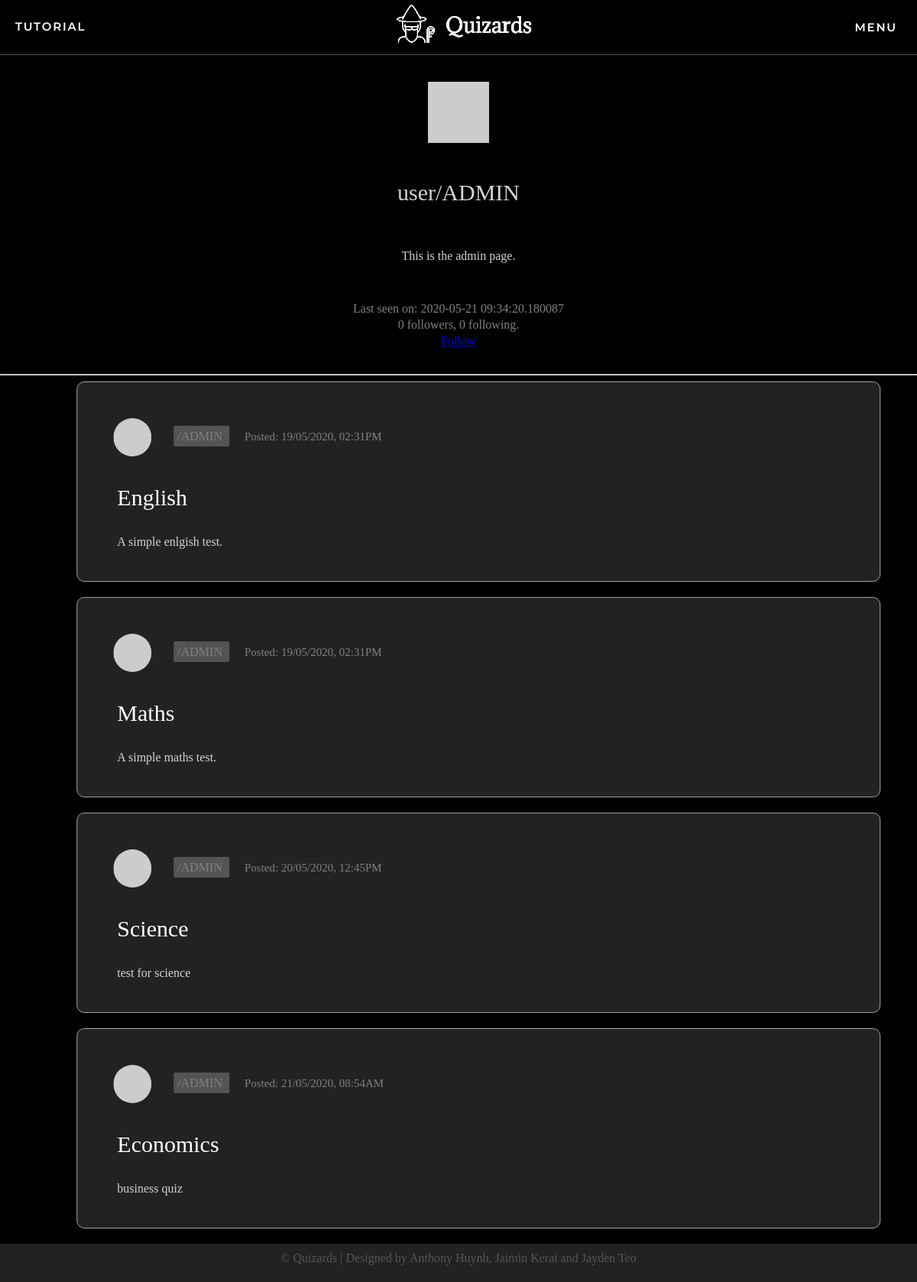
Page /user/ADMIN (signed in) on the committed database.
### app/models.py (models this page shows, shortened)
class User(UserMixin, db.Model):
    id = db.Column(db.Integer, primary_key=True)
    username = db.Column(db.String(64), index=True, unique=True)
    email = db.Column(db.String(120), index=True, unique=True)
    password_hash = db.Column(db.String(128))
    posts = db.relationship('Post', backref='author', lazy='dynamic')
    authorOf = db.relationship('Quizzes', backref='author', lazy='dynamic')
    admin = db.Column(db.Boolean, unique=False, default=False)
    marksOf = db.relationship('quizMarks', backref='markOf', lazy='dynamic')
    longanswers = db.relationship('LongAnswers', backref='user', lazy='dynamic')
    def avatar(self, size):
        digest = md5(self.email.lower().encode('utf-8')).hexdigest()
        return 'https://www.gravatar.com/avatar/{}?d=identicon&s={}'.format(
            digest, size)
    about_me = db.Column(db.String(140))
    last_seen = db.Column(db.DateTime, default=datetime.utcnow)
    followed = db.relationship(
        'User', secondary=followers,
        primaryjoin=(followers.c.follower_id == id),
        secondaryjoin=(followers.c.followed_id == id),
        backref=db.backref('followers', lazy='dynamic'), lazy='dynamic')
    def is_following(self, user):
        return self.followed.filter(
            followers.c.followed_id == user.id).count() > 0

class Quizzes(db.Model):
    id = db.Column(db.Integer, primary_key=True, autoincrement=True, unique=True)
    name = db.Column(db.String(64))
    description = db.Column(db.String(255))
    questions = db.relationship('Questions', backref='Quizzes', lazy='dynamic')
    mcquestion = db.relationship('multiChoice', backref='MCQuizzes', lazy='dynamic')
    longquestions = db.relationship('LongQuestions', backref='LongQuizzes', lazy='dynamic')
    author_id = db.Column(db.Integer, db.ForeignKey('user.id'))
    pub_date = db.Column(db.DateTime, index=True, default=datetime.utcnow)
    quizMarks = db.relationship('quizMarks', backref='quizMarks', lazy='dynamic')

### app/routes.py (the view)
@app.route('/user/<username>')
@login_required
def user(username):
    user = User.query.filter_by(username=username).first_or_404()
    page = request.args.get('page', 1, type=int)
    posts = user.posts.order_by(Post.timestamp.desc()).paginate(
        page, app.config['POSTS_PER_PAGE'], False)
    quizzes = user.authorOf.paginate(page)
    next_url = url_for('user', username=user.username, page=posts.next_num) \
        if posts.has_next else None
    prev_url = url_for('user', username=user.username, page=posts.prev_num) \
        if posts.has_prev else None
    return render_template('user.html', user=user, posts=posts.items,
                           next_url=next_url, prev_url=prev_url, quizzes=quizzes.items)

### app/models.py (called while the page is built)
@login.user_loader
def load_user(id):
    return User.query.get(int(id))

### app/routes.py (called while the page is built)
@app.before_request
def before_request():
    if current_user.is_authenticated:
        g.user = load_user(current_user.id)
        current_user.last_seen = datetime.utcnow()
        db.session.commit()

### app/templates/user.html (shortened to what this page needs)
{% extends "base.html" %}
{% block content %}
    <table class= "profile-table" width="100%">
        <tr>
            <td width="100%" style="text-align: center;"><img src="{{ user.avatar(128) }}" class="profile-avatar"></td>
        </tr>
        <tr>
            <td style="text-align: center;">
                <p class="username">user/{{ user.username }}</p>
            </td>
        </tr>
        <tr>
            <td>
                {% if user.about_me %}<p class="about-me">{{ user.about_me }}</p>{% endif %}
            </td>
        </tr>
        <tr>
            <td>
                {% if user.last_seen %}<p>Last seen on: {{ user.last_seen }}</p>{% endif %}
                <p>{{ user.followers.count() }} followers, {{ user.followed.count() }} following.</p>
                {% if user == current_user %}
                <p><a href="{{ url_for('edit_profile') }}">Edit your profile</a></p>
                {% elif not current_user.is_following(user) %}
                <p><a href="{{ url_for('follow', username=user.username) }}">Follow</a></p>
                {% else %}
                <p><a href="{{ url_for('unfollow', username=user.username) }}">Unfollow</a></p>
                {% endif %}
            </td>
        </tr>
    </table>
    <hr>
    {% for quiz in quizzes %}
        {% include 'quizdisplay.html' %}
    {% endfor %}
{% endblock %}

### app/templates/quizdisplay.html (shortened to what this page needs)
<div class="row" onclick="location.href='{{ url_for('quizform', quizid=quiz.id,  quizname=quiz.name) }}';" style="cursor:pointer;">
        <table>
            <tr>
                <td colspan=100%;><img src="{{ quiz.author.avatar(36) }}" class="profile-pic">
                    <a href="{{ url_for('user', username=quiz.author.username) }}" class = "author">
                        /{{ quiz.author.username }}
                    </a><span class="date">Posted: {{ quiz.pub_date.strftime('%d/%m/%Y, %I:%M%p') }}</span>
                </td>
            </tr>
                        <td colspan=5><a href="{{ url_for('quizform', quizid=quiz.id, quizname=quiz.name) }}" class="quiz-name">
                            {{ quiz.name }} </a></td>
            <tr>
                <td colspan=5, class="desc">{{ quiz.description }}
                </td>
            </tr>
        </table>
</div>

### app/static/css/styles.css (style rules this page uses)
body { margin: 0; padding: 0; height: 100vh; font-family: Verdana; background-color: black; color: rgb(215, 218, 220); }
.row { position:relative; left: 50%; transform: translate(-47.5%, 0%); max-width: 1000px; width: 100%; background: #222222; padding: 25px; border-radius: 10px; margin-bottom: 20px; border: 1px solid #A5A4A4; }
.profile-pic { border-radius: 50%; padding: 5px; width:50px; margin-top:0px; vertical-align: middle; }
.author { margin: 20px; color: grey; padding: 5px; text-decoration: none; background-color: RGBA(84, 84, 82, 1); border-radius:2px; }
.quiz-name { text-decoration:none; color:white; padding:10px; border-radius:2px; margin-right:20px; font-size:30px; }
.desc { color: lightgrey; padding-left:25px; }
.date { font-size:15px; color: grey; padding-top:15px; }
.assessments th, td { padding: 15px; text-align: left; }
.profile-avatar { text-align: center; }
.profile-table td { text-align:center; line-height:5px; }
.profile-table .username { font-size: 30px; color:lightgrey; }
.profile-table p { color:grey; }
.profile-table .about-me { color: lightgrey; }

### rows in the picture
User: username "ADMIN", about_me "This is the admin page.", last_seen "2020-05-21 09:34:20.180087"
Quizzes: author.username "ADMIN", pub_date "19/05/2020, 02:31PM", name "English", description "A simple enlgish test."
Quizzes: author.username "ADMIN", pub_date "19/05/2020, 02:31PM", name "Maths", description "A simple maths test."
Quizzes: author.username "ADMIN", pub_date "20/05/2020, 12:45PM", name "Science", description "test for science"
Quizzes: author.username "ADMIN", pub_date "21/05/2020, 08:54AM", name "Economics", description "business quiz"

### other values in the picture
{{ user.followers.count() }} "0"
{{ user.followed.count() }} "0"
